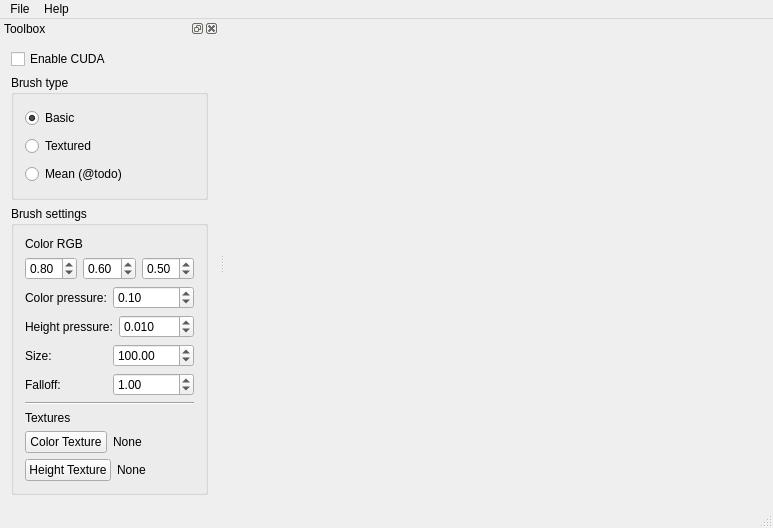
<?xml version="1.0" encoding="UTF-8"?>
<ui version="4.0">
 <class>MainWindow</class>
 <widget class="QMainWindow" name="MainWindow">
  <property name="geometry">
   <rect>
    <x>0</x>
    <y>0</y>
    <width>773</width>
    <height>528</height>
   </rect>
  </property>
  <property name="windowTitle">
   <string>MainWindow</string>
  </property>
  <widget class="QWidget" name="centralWidget">
   <layout class="QHBoxLayout" name="horizontalLayout">
    <property name="spacing">
     <number>0</number>
    </property>
    <property name="leftMargin">
     <number>3</number>
    </property>
    <property name="topMargin">
     <number>0</number>
    </property>
    <property name="rightMargin">
     <number>3</number>
    </property>
    <property name="bottomMargin">
     <number>0</number>
    </property>
    <item>
     <widget class="PreviewGLWidget" name="openGLWidget" native="true">
      <property name="cursor">
       <cursorShape>CrossCursor</cursorShape>
      </property>
      <property name="mouseTracking">
       <bool>false</bool>
      </property>
     </widget>
    </item>
   </layout>
  </widget>
  <widget class="QMenuBar" name="menuBar">
   <property name="geometry">
    <rect>
     <x>0</x>
     <y>0</y>
     <width>773</width>
     <height>22</height>
    </rect>
   </property>
   <widget class="QMenu" name="menuFile">
    <property name="title">
     <string>File</string>
    </property>
    <addaction name="actionSettings"/>
    <addaction name="actionSave_As"/>
    <addaction name="actionClear"/>
    <addaction name="actionExit"/>
    <addaction name="actionExit_2"/>
   </widget>
   <widget class="QMenu" name="menuHelp">
    <property name="title">
     <string>Help</string>
    </property>
    <addaction name="actionInfo"/>
   </widget>
   <addaction name="menuFile"/>
   <addaction name="menuHelp"/>
  </widget>
  <widget class="QStatusBar" name="statusBar"/>
  <widget class="QDockWidget" name="dockWidget_3">
   <property name="windowTitle">
    <string>Toolbox</string>
   </property>
   <attribute name="dockWidgetArea">
    <number>1</number>
   </attribute>
   <widget class="QWidget" name="dockWidgetContents_3">
    <layout class="QVBoxLayout" name="verticalLayout">
     <item>
      <widget class="QCheckBox" name="enableCudaCheckBox">
       <property name="text">
        <string>Enable CUDA</string>
       </property>
       <property name="checked">
        <bool>false</bool>
       </property>
      </widget>
     </item>
     <item>
      <widget class="QGroupBox" name="groupBox">
       <property name="title">
        <string>Brush type</string>
       </property>
       <layout class="QVBoxLayout" name="verticalLayout_2">
        <item>
         <widget class="QRadioButton" name="defaultBrush">
          <property name="cursor">
           <cursorShape>PointingHandCursor</cursorShape>
          </property>
          <property name="text">
           <string>Basic</string>
          </property>
          <property name="checked">
           <bool>true</bool>
          </property>
         </widget>
        </item>
        <item>
         <layout class="QGridLayout" name="gridLayout">
          <item row="0" column="0">
           <widget class="QRadioButton" name="texturedBrush">
            <property name="cursor">
             <cursorShape>PointingHandCursor</cursorShape>
            </property>
            <property name="text">
             <string>Textured</string>
            </property>
           </widget>
          </item>
         </layout>
        </item>
        <item>
         <widget class="QRadioButton" name="radioButton_3">
          <property name="cursor">
           <cursorShape>PointingHandCursor</cursorShape>
          </property>
          <property name="text">
           <string>Mean (@todo)</string>
          </property>
         </widget>
        </item>
       </layout>
      </widget>
     </item>
     <item>
      <widget class="QGroupBox" name="groupBox_2">
       <property name="title">
        <string>Brush settings</string>
       </property>
       <layout class="QVBoxLayout" name="verticalLayout_3">
        <item>
         <widget class="QLabel" name="label_4">
          <property name="text">
           <string>Color RGB</string>
          </property>
         </widget>
        </item>
        <item>
         <layout class="QHBoxLayout" name="horizontalLayout_2">
          <item>
           <widget class="QDoubleSpinBox" name="colorR">
            <property name="maximum">
             <double>1.000000000000000</double>
            </property>
            <property name="singleStep">
             <double>0.100000000000000</double>
            </property>
            <property name="value">
             <double>0.800000000000000</double>
            </property>
           </widget>
          </item>
          <item>
           <widget class="QDoubleSpinBox" name="colorG">
            <property name="maximum">
             <double>1.000000000000000</double>
            </property>
            <property name="singleStep">
             <double>0.100000000000000</double>
            </property>
            <property name="value">
             <double>0.600000000000000</double>
            </property>
           </widget>
          </item>
          <item>
           <widget class="QDoubleSpinBox" name="colorB">
            <property name="maximum">
             <double>1.000000000000000</double>
            </property>
            <property name="singleStep">
             <double>0.100000000000000</double>
            </property>
            <property name="value">
             <double>0.500000000000000</double>
            </property>
           </widget>
          </item>
         </layout>
        </item>
        <item>
         <layout class="QHBoxLayout" name="horizontalLayout_5">
          <item>
           <widget class="QLabel" name="label">
            <property name="text">
             <string>Color pressure:</string>
            </property>
           </widget>
          </item>
          <item>
           <widget class="QDoubleSpinBox" name="brushPressureSpinBox">
            <property name="minimum">
             <double>-100.000000000000000</double>
            </property>
            <property name="singleStep">
             <double>0.050000000000000</double>
            </property>
            <property name="value">
             <double>0.100000000000000</double>
            </property>
           </widget>
          </item>
         </layout>
        </item>
        <item>
         <layout class="QHBoxLayout" name="horizontalLayout_4">
          <item>
           <widget class="QLabel" name="label_3">
            <property name="text">
             <string>Height pressure:</string>
            </property>
           </widget>
          </item>
          <item>
           <widget class="QDoubleSpinBox" name="heightPressureSpinBox">
            <property name="decimals">
             <number>3</number>
            </property>
            <property name="minimum">
             <double>-100.000000000000000</double>
            </property>
            <property name="singleStep">
             <double>0.010000000000000</double>
            </property>
            <property name="value">
             <double>0.010000000000000</double>
            </property>
           </widget>
          </item>
         </layout>
        </item>
        <item>
         <layout class="QHBoxLayout" name="horizontalLayout_3">
          <item>
           <widget class="QLabel" name="label_2">
            <property name="text">
             <string>Size:</string>
            </property>
           </widget>
          </item>
          <item>
           <widget class="QDoubleSpinBox" name="brushSizeSpinBox">
            <property name="maximum">
             <double>1000.000000000000000</double>
            </property>
            <property name="singleStep">
             <double>10.000000000000000</double>
            </property>
            <property name="value">
             <double>100.000000000000000</double>
            </property>
           </widget>
          </item>
         </layout>
        </item>
        <item>
         <layout class="QHBoxLayout" name="horizontalLayout_6">
          <item>
           <widget class="QLabel" name="label_5">
            <property name="text">
             <string>Falloff:</string>
            </property>
           </widget>
          </item>
          <item>
           <widget class="QDoubleSpinBox" name="brushFalloff">
            <property name="maximum">
             <double>100.000000000000000</double>
            </property>
            <property name="singleStep">
             <double>0.100000000000000</double>
            </property>
            <property name="value">
             <double>1.000000000000000</double>
            </property>
           </widget>
          </item>
         </layout>
        </item>
        <item>
         <widget class="Line" name="line">
          <property name="orientation">
           <enum>Qt::Horizontal</enum>
          </property>
         </widget>
        </item>
        <item>
         <widget class="QLabel" name="label_6">
          <property name="text">
           <string>Textures</string>
          </property>
         </widget>
        </item>
        <item>
         <layout class="QHBoxLayout" name="horizontalLayout_7">
          <item>
           <widget class="QPushButton" name="colorChooseButton">
            <property name="text">
             <string>Color Texture</string>
            </property>
           </widget>
          </item>
          <item>
           <widget class="QLabel" name="colorFilename">
            <property name="text">
             <string>None</string>
            </property>
            <property name="wordWrap">
             <bool>true</bool>
            </property>
           </widget>
          </item>
         </layout>
        </item>
        <item>
         <layout class="QHBoxLayout" name="horizontalLayout_8">
          <item>
           <widget class="QPushButton" name="heightChooseButton">
            <property name="text">
             <string>Height Texture</string>
            </property>
           </widget>
          </item>
          <item>
           <widget class="QLabel" name="heightFilename">
            <property name="text">
             <string>None</string>
            </property>
           </widget>
          </item>
         </layout>
        </item>
       </layout>
      </widget>
     </item>
    </layout>
   </widget>
  </widget>
  <action name="actionInfo">
   <property name="text">
    <string>Info</string>
   </property>
  </action>
  <action name="actionSettings">
   <property name="text">
    <string>Settings</string>
   </property>
  </action>
  <action name="actionSave_As">
   <property name="text">
    <string>Save As</string>
   </property>
  </action>
  <action name="actionClear">
   <property name="text">
    <string>Clear</string>
   </property>
  </action>
  <action name="actionExit">
   <property name="text">
    <string>Undo</string>
   </property>
  </action>
  <action name="actionExit_2">
   <property name="text">
    <string>Exit</string>
   </property>
  </action>
 </widget>
 <layoutdefault spacing="6" margin="11"/>
 <customwidgets>
  <customwidget>
   <class>PreviewGLWidget</class>
   <extends>QWidget</extends>
   <header>previewglwidget.h</header>
  </customwidget>
 </customwidgets>
 <resources/>
 <connections/>
</ui>
